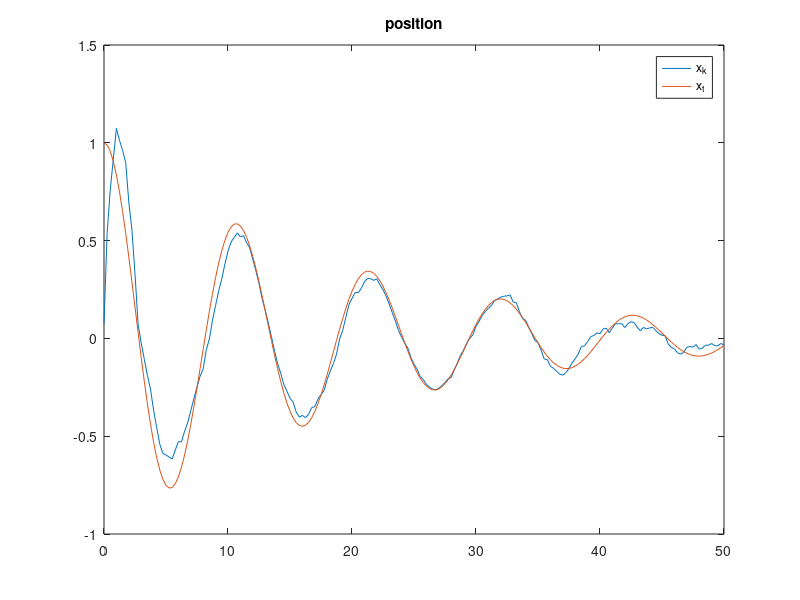
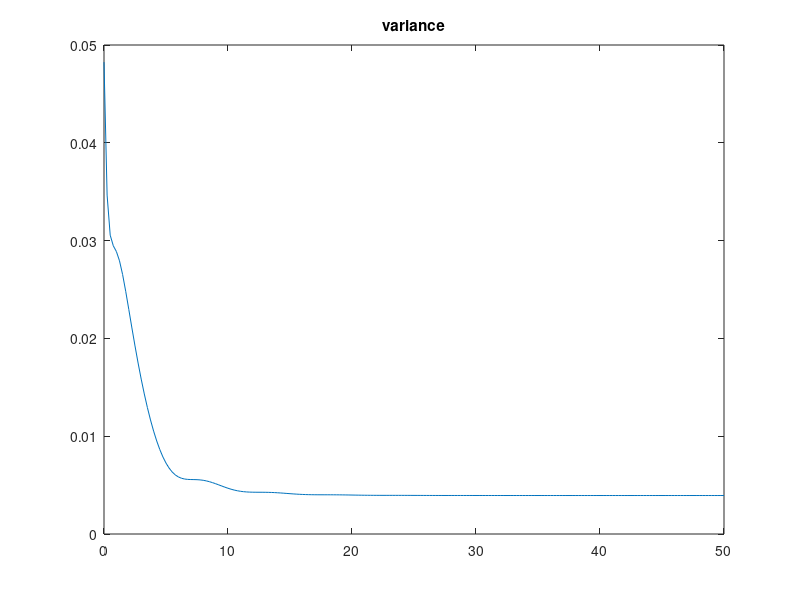
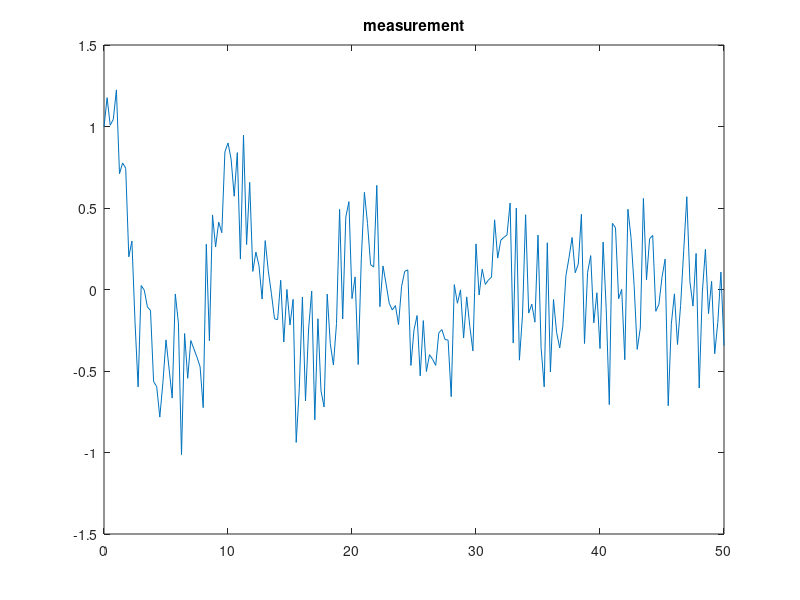

These figures' MATLAB source, in order:
%% dse lab6 task2
% author: Yi Wang
% last change: 08/07/2019
clear;
clc;
data=load('KF_task2.txt');
t=data(:,1);
x1=data(:,2);
n=length(x1);
%x1=[x1';zeros(1,n)];
x=[-1;0];
m=20;
k=7;
b=2;
R=0.09;
%R=9;


F=[0,1;-k/m,-b/m];
P=[0.1,0;0,0.1];
dt=0.25;
H=[1,0];
Q=0.0004*[dt,0;0,dt];
%Q=0.04*[dt,0;0,dt];
for i=1:n
    Phi=expm(F*dt);
    
    x=Phi*x;
    P=Phi*P*Phi'+Q;
    K=P*H'*(H*P*H'+R)^(-1);
    I=eye(2,2);
    x=x+K*(x1(i)-H*x);
    P=(I-K*H)*P;
    x_k(i)=x(1);
    v_k(i)=x(2);
    P_k(i)=P(1,1);
end


rhs=@(t,xx) F*xx;
[~,trueTrajectory]=ode45(rhs,t,[1,0]);

figure(1);
plot(t,x_k);hold on;

plot(t,trueTrajectory(:,1));
legend('x_k','x_t');
title('position');
figure(2);
plot(t,P_k);
title('variance');
figure(3);
plot(t,x1);
title('measurement');

